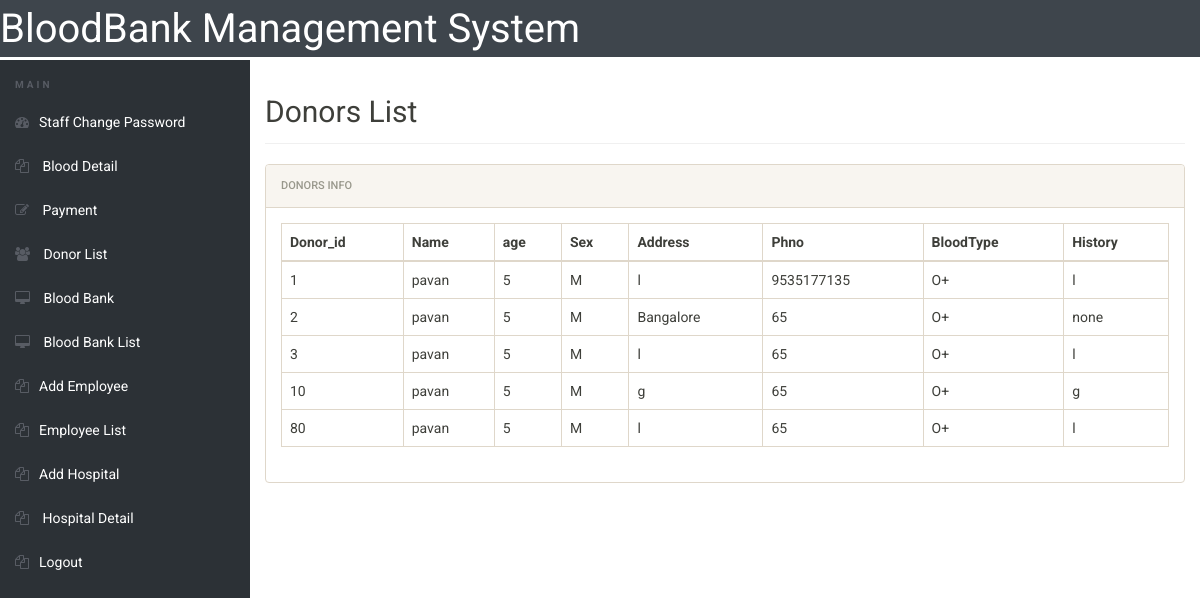
Screenshot of /bbdms/bbdms/Manager/donor-list.php (signed in) with the database file from the repository.
### tables this page shows
CREATE TABLE `blooddonor` (
  `Donor_id` int(11) NOT NULL,
  `Name` varchar(20) NOT NULL,
  `Age` smallint(6) DEFAULT NULL,
  `Sex` varchar(1) DEFAULT NULL,
  `Address` text,
  `phno` bigint(11) NOT NULL,
  `BloodType` varchar(3) NOT NULL,
  `History` text
);

### bbdms/bbdms/Manager/donor-list.php (the view, shortened to what this page needs)
<?php
include('includes/config.php');
if(strlen($_SESSION['username'])==0)
	{
header('location:index.php');
}
else{
 ?>
<!doctype html>
<html lang="en" class="no-js">
<head>
	<link rel="stylesheet" href="css/font-awesome.min.css">
	<link rel="stylesheet" href="css/bootstrap.min.css">
	<link rel="stylesheet" href="css/dataTables.bootstrap.min.css">
	<link rel="stylesheet" href="css/bootstrap-social.css">
	<link rel="stylesheet" href="css/bootstrap-select.css">
	<link rel="stylesheet" href="css/fileinput.min.css">
	<link rel="stylesheet" href="css/awesome-bootstrap-checkbox.css">
	<link rel="stylesheet" href="css/style.css">
</head>
<body>
	<?php include('includes/header.php');?>
	<div class="ts-main-content">
		<?php include('includes/leftbar.php');?>
		<div class="content-wrapper">
			<div class="container-fluid">
				<div class="row">
					<div class="col-md-12">
						<h2 class="page-title">Donors List</h2>
						<div class="panel panel-default">
							<div class="panel-heading">Donors Info</div>
							<div class="panel-body">
								<table id="zctb" class="display table  table-bordered table-hover" cellspacing="0" width="100%">
									<thead>
										<tr>
										    <th>Donor_id</th>
											<th>Name</th>
											<th>age</th>
											<th>Sex</th>
											<th>Address</th>
											<th>Phno</th>
											<th>BloodType</th>
											<th>History</th>
										</tr>
									</thead>
<tbody>
<?php
$query = "Select * from blooddonor";
$donors = mysqli_query($conn,$query);
while($row = mysqli_fetch_assoc($donors))
{
    $Donor_id = $row['Donor_id'];
    $Name = $row['Name'];
    $Age = $row['Age'];
    $Sex = $row['Sex'];
    $Address = $row['Address'];
    $phno = $row['phno'];
    $BloodType = $row['BloodType'];
    $History = $row['History'];
echo "<tr>";
echo "<td>$Donor_id</td>";
echo "<td>$Name</td>";
echo "<td>$Age</td>";
echo "<td>$Sex</td>";
echo "<td>$Address</td>";
echo "<td>$phno</td>";
echo "<td>$BloodType</td>";
echo "<td>$History</td>";
    }
?>
									</tbody>
								</table>
							</div>
						</div>
					</div>
				</div>
			</div>
		</div>
	</div>
</body>
</html>
<?php } ?>

### bbdms/bbdms/Manager/css/style.css (style rules this page uses)
html { font-size: 14px; }
@media only screen and (min-width: 480px) { html { font-size: 17px; } }
@media only screen and (min-width: 768px) { html { font-size: 14px; } }
body { font-size: 1em; }
.panel { overflow: hidden; }
.page-title { padding-bottom: 15px; margin-bottom: 20px; border-bottom: 1px solid #f0f0f0; }
.ts-main-content .content-wrapper { padding-top: 15px; margin-top: 60px; }
@media only screen and (min-width: 992px) { .ts-main-content .content-wrapper { margin-left: 250px; } }

### rows the page displays
blooddonor: Donor_id "1", Name "pavan", Age "5", Sex "M", Address "l", phno "9535177135", BloodType "O+", History "l"
blooddonor: Donor_id "2", Name "pavan", Age "5", Sex "M", Address "Bangalore", phno "65", BloodType "O+", History "none"
blooddonor: Donor_id "3", Name "pavan", Age "5", Sex "M", Address "l", phno "65", BloodType "O+", History "l"
blooddonor: Donor_id "10", Name "pavan", Age "5", Sex "M", Address "g", phno "65", BloodType "O+", History "g"
blooddonor: Donor_id "80", Name "pavan", Age "5", Sex "M", Address "l", phno "65", BloodType "O+", History "l"
